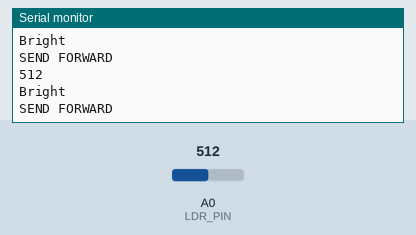
Recording of a sketch running on a simulated Arduino Uno, built with avr-gcc and run on an emulated ATmega328P. Parts: the last lines printed to the serial monitor. The inputs (shaded band) are chosen by the test bench; at power-on: A0 (LDR_PIN) = 512.

Above: at 1.2 s.
1.3 s: A0 (LDR_PIN) set to 610
At 1.57 s:
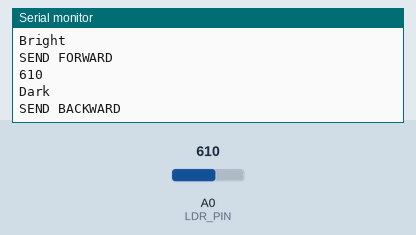
2.9 s: A0 (LDR_PIN) set to 593
At 3.18 s:
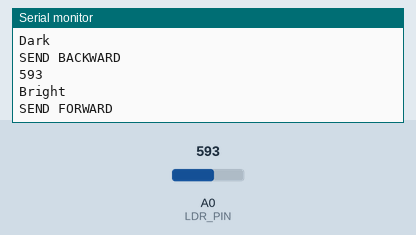
Timing chart, 0 to 5.9 s (numbered marks = the images above; inputs shaded):
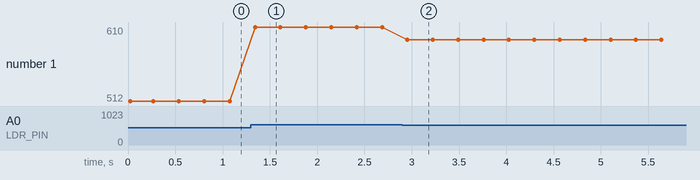

Measured:
- the behaviour switches between 600 and 599 on A0 (LDR_PIN) (found by bisection; images 1 and 2)
- after the input at 1.3 s, the serial monitor: prints a new line at once (image 1)
- after the input at 2.9 s, the serial monitor: prints a new line after 0.05 s (image 2)
- plotted number 1: 512 → 610 after the input at 1.3 s, 610 → 593 after the input at 2.9 s

The sketch:

AnhSang.ino
```cpp
#include <IRremote.hpp>

// ================= CONFIG =================
const int IR_SEND_PIN = 3;

const int LDR_PIN = A0;

const int MY_ADDRESS = 0x03;

const int CMD_BRIGHT = 0x01;
const int CMD_DARK   = 0x02;

// Ngưỡng ánh sáng
int lightThreshold = 600;

// ================= SETUP =================
void setup() {

  Serial.begin(9600);

  IrSender.begin(IR_SEND_PIN);

  Serial.println("IR Transmitter Ready");
}

// ================= LOOP =================
void loop() {

  int lightValue = analogRead(LDR_PIN);

  Serial.println(lightValue);

  // =========================
  // SÁNG -> GỬI QUAY THUẬN
  // =========================
  if (lightValue < lightThreshold) {

    IrSender.sendNEC(MY_ADDRESS, CMD_BRIGHT, 0);
    Serial.println("Bright");

    Serial.println("SEND FORWARD");
  }

  // =========================
  // TỐI -> GỬI QUAY NGƯỢC
  // =========================
  else {

    IrSender.sendNEC(MY_ADDRESS, CMD_DARK, 0);
    Serial.println("Dark");

    Serial.println("SEND BACKWARD");
  }

  delay(200);
}

// /*
// Cách lắp:
// - Cảm biến ánh sáng:
//     + 1 chân nối A0
//     + 2 chân còn lại nối 5V và GND

// - IR:
//     + (-): GND
//     + pin giữa: 5V
//     + pin còn lại: pin D3
// */
```
